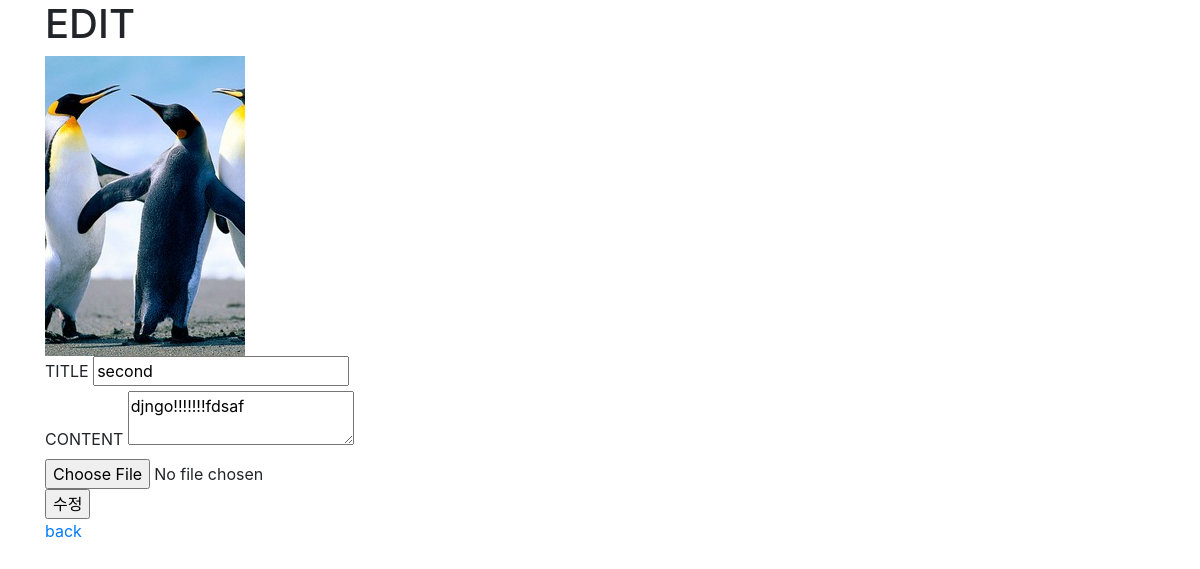
Page /boards/2/update/ on the committed database.
### boards/models.py (models this page shows, shortened)
class Board(models.Model):
    title = models.CharField(max_length=10)
    content = models.TextField()
    image = ProcessedImageField(
        upload_to='boards/images', # 저장 위치 (media 이후의 경로)
        processors=[Thumbnail(200,300)], # 처리할 작업 목록
        format='JPEG', # 저장 포맷
        options={'quality': 90}, # 추가 옵션들.
    )
    created_at = models.DateTimeField(auto_now_add=True)
    updated_at = models.DateTimeField(auto_now=True)

### boards/views.py (the view)
# urls.py: path('<int:board_pk>/update/', views.update, name='update'),  # GET(edit), POST(update)
def update(request, board_pk):
    board = Board.objects.get(pk=board_pk)
    if request.method =='POST':
        board.title = request.POST.get('title')
        board.content = request.POST.get('content')
        board.image = request.FILES.get('image')
        board.save()
        return redirect('boards:detail', board.pk)
    else:
        context = {'board': board,}
        return render(request, 'boards/update.html', context)

### boards/templates/boards/update.html (shortened to what this page needs)
{% extends 'boards/base.html' %}
{% load static %}
{% block content %}
<h1>EDIT</h1>
{% if board.image %}
  <img src="{{ board.image.url }}" alt="{{ board.image }}">
{% else %}
  <img src="{% static 'boards/images/no_img.png' %}" alt="no_img">
{% endif %}
<form action="" method="POST" enctype="multipart/form-data">
  <label for="title">TITLE</label>
  <input type="text" name="title" id="title" value="{{ board.title }}"><br>
  <label for="content">CONTENT</label>
  <textarea name="content" id="content">{{ board.content }}</textarea><br>
  <input type="file" name="image" accept="image/*"><br>
  <input type="submit" value="수정">
</form>
<a href="{% url 'boards:detail' board.pk %}">back</a>
{% endblock %}

### rows in the picture
Board: image (picture), title "second", content "djngo!!!!!!!fdsaf"
